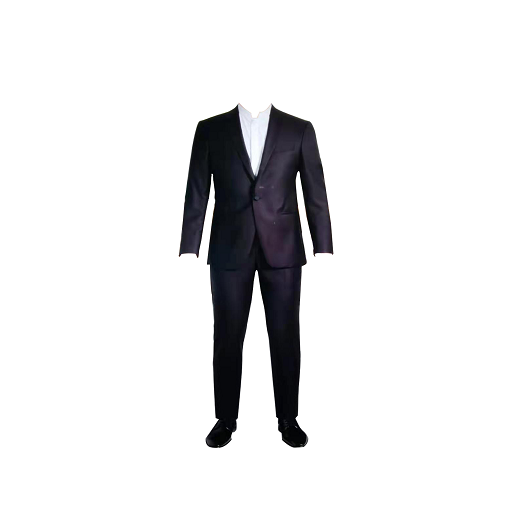
//> input picture Opencv_task101-120/photo/Dress-Man-2-icon.jpg, 512 x 512 px
$ ./112KMeans图像分割_背景替换   (built with g++ and OpenCV 4)
//> lines starting //> are read from the running program, lines starting //| are printed output that depends on the picture; after the words box and inside, x2 and y2 are one past the last pixel; in counts of white or black regions, pixels touching at a corner belong together
#include <opencv2/opencv.hpp>
#include <iostream>

using namespace cv;
using namespace std;

int main(int argc, char** argv) {
	Mat src = imread("photo/Dress-Man-2-icon.jpg");
//> src is the input picture: 512 rows x 512 cols, CV_8UC3; mean B, G, R 230.3, 229.3, 229.4
	if (src.empty()) {
		printf("could not load image...\n");
		return -1;
	}
	//namedWindow("input image", WINDOW_AUTOSIZE);
	//imshow("input image", src);

	int width = src.cols;
//> width = 512
	int height = src.rows;
//> height = 512
	int dims = src.channels();
//> dims = 3

	// 初始化定义
	int sampleCount = width * height;
//> sampleCount = 262144
	int clusterCount = 3;
	Mat labels;
	Mat centers;

	// RGB 数据转换到样本数据
	Mat sample_data = src.reshape(3, sampleCount);
	Mat data;
	sample_data.convertTo(data, CV_32F);

	// 运行K-Means
	TermCriteria criteria = TermCriteria(TermCriteria::EPS + TermCriteria::COUNT, 10, 0.1);
	kmeans(data, clusterCount, labels, criteria, clusterCount, KMEANS_PP_CENTERS, centers);
//> centers = [[255.5, 255.5, 255.4], [23.12, 16.77, 15.51], [61.42, 48.09, 52.9]]

	Mat mask = Mat::zeros(src.size(), CV_8UC1);
	int index = labels.at<int>(0, 0);
//> index = 0
	labels = labels.reshape(1, height);
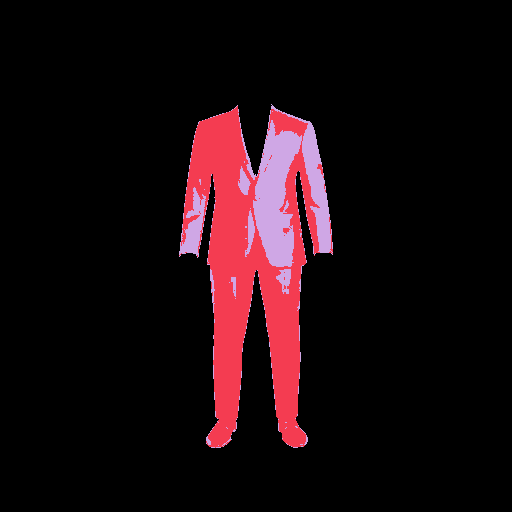
//> labels: 512 rows x 512 cols, CV_32SC1; 3 distinct labels, from 0 to 2; one colour per label, 0 black
	for (int row = 0; row < height; row++) {
		for (int col = 0; col < width; col++) {
			int c = labels.at<int>(row, col);
			if (c == index) {
				mask.at<uchar>(row, col) = 255;
			}
		}
	}
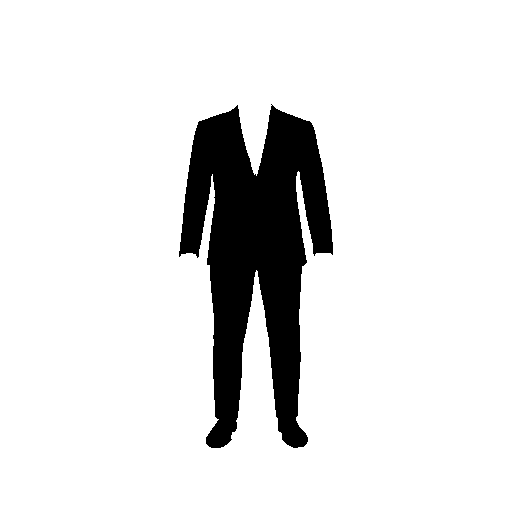
//> mask: 512 rows x 512 cols, CV_8UC1; 88.9% white; 1 black region, box (x1, y1, x2, y2) and area: (179, 104, 333, 448) 29142

	Mat se = getStructuringElement(MORPH_RECT, Size(3, 3), Point(-1, -1));
	dilate(mask, mask, se);
	GaussianBlur(mask, mask, Size(5, 5), 0);
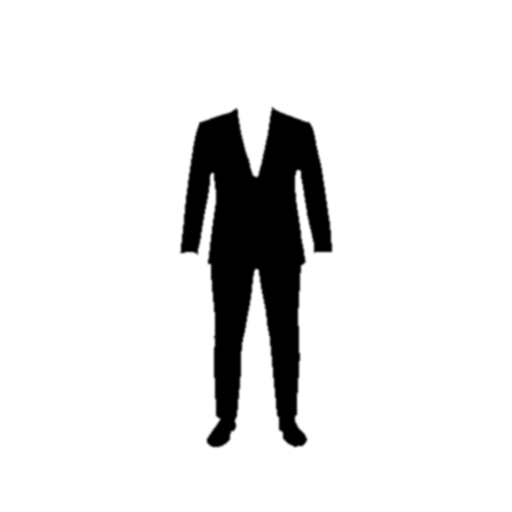
//> mask: 512 rows x 512 cols, CV_8UC1; min 0, max 255, mean 228.5
	Mat result = Mat::zeros(src.size(), CV_8UC3);
	for (int row = 0; row < height; row++) {
		for (int col = 0; col < width; col++) {
			float w1 = mask.at<uchar>(row, col) / 255.0;
			Vec3b bgr = src.at<Vec3b>(row, col);
			bgr[0] = w1 * 255.0 +  bgr[0] * (1.0 - w1);
			bgr[1] = w1 * 255.0 +  bgr[1] * (1.0 - w1);
			bgr[2] = w1 * 255.0 +  bgr[2] * (1.0 - w1);
			result.at<Vec3b>(row, col) = bgr;
		}
	}
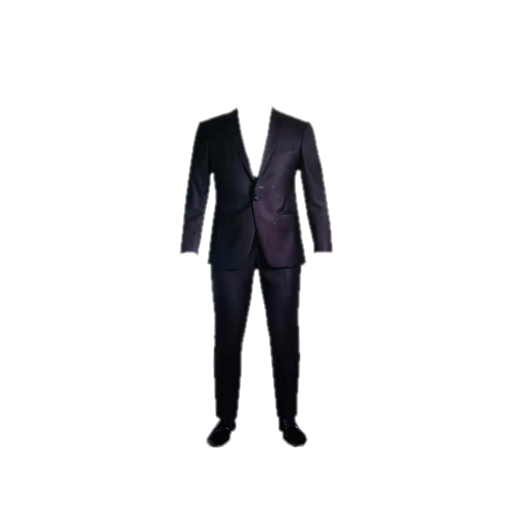
//> result: 512 rows x 512 cols, CV_8UC3; mean B, G, R 232.1, 231.2, 231.2
	imshow("KMeans-image-Demo", result);
	waitKey(0);
	return 0;
}
